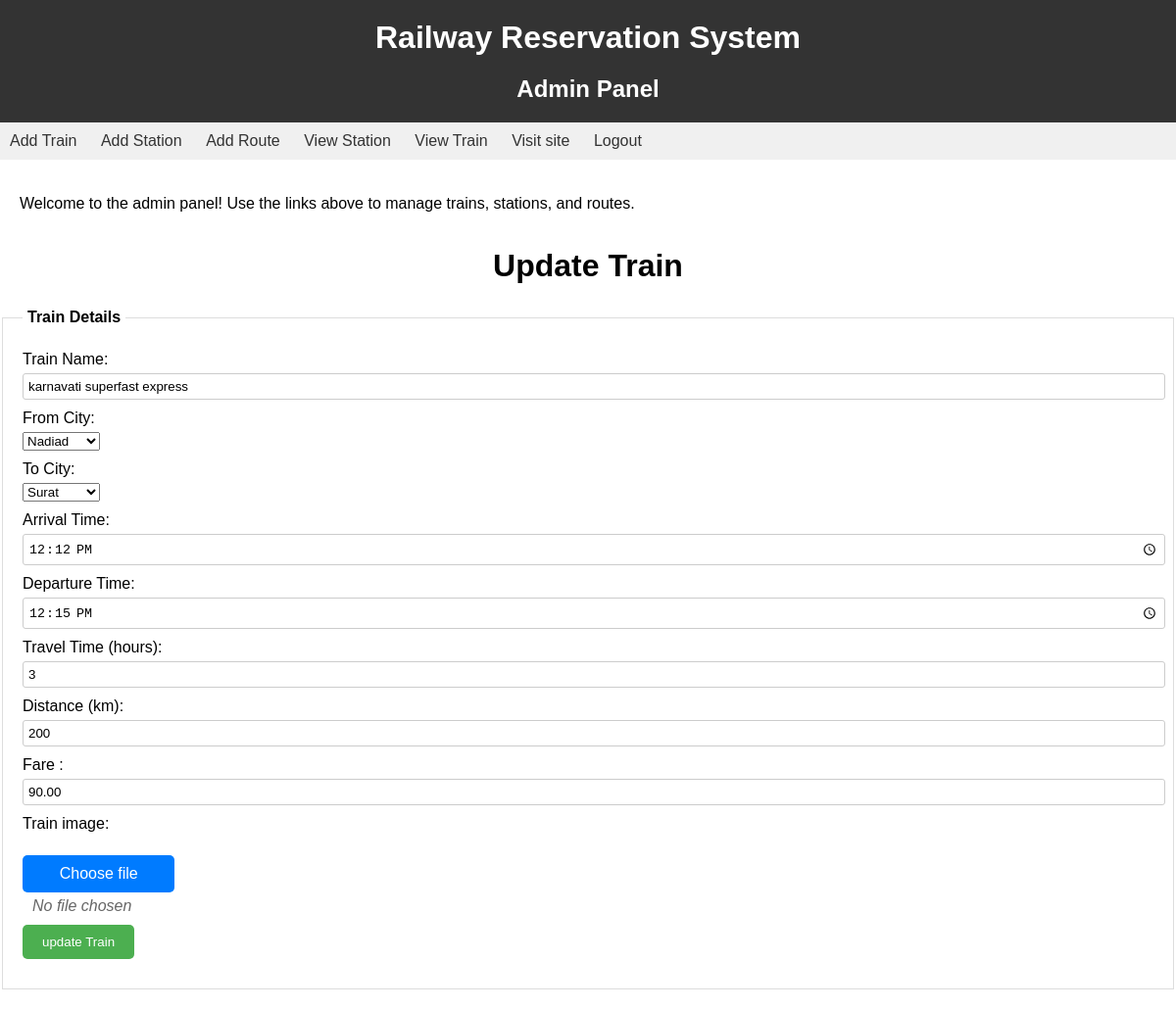
Screenshot of /update_train/karnavati superfast express with the database file from the repository.
### railway/models.py (models this page shows)
class Train(models.Model):
    trainname = models.CharField(max_length=30,null=True)
    from_station = models.ForeignKey(Station, on_delete=models.SET_NULL, related_name='from_city', null=True)
    to_station = models.ForeignKey(Station, on_delete=models.SET_NULL, related_name='to_city', null=True)
    departuretime=models.CharField(max_length=30,null=True)
    arrivaltime=models.CharField(max_length=30,null=True)
    traveltime=models.CharField(max_length=100,null=True)
    distance=models.IntegerField(null=True)
    stations = models.ManyToManyField(Station,through='Route')
    fare = models.DecimalField(max_digits=10, decimal_places = 2)
    train_image = models.ImageField(upload_to='train_images/', null=True, blank=True)

### railway/views.py (the view, shortened to what this page needs)
# urls.py: path('update_train/<str:trainname>',views.update_train,name="update_train"),
def update_train(request,trainname):
    train = Train.objects.get(trainname = trainname)
    stations = Station.objects.all()
    valid=False
    data = {"train":train,"stations":stations,"valid":valid}
    return render(request,"update_train.html",data)

### templates/update_train.html (shortened to what this page needs)
{% extends 'admin_nav.html' %}
{% load static %}
{% block design %}
<link rel="stylesheet" href="{% static 'css/add_train.css' %}">
{%endblock%}
{% block content %}
<h1>Update Train</h1>
<form method="post" enctype="multipart/form-data">
    <fieldset>
        <legend>Train Details</legend>
        <div class="form-group">
            <label for="trainname">Train Name:</label>
            <input type="text" id="trainname" name="trainname" value="{{train.trainname}}" required>
        </div>
        <div class="form-group">
            <label for="from_city">From City:</label>
            <select id="from_city" name="from_city" required>
                {% for station in stations %}
                {% if station.station_name == train.from_station.station_name %}
                <option value="{{ station.station_name }}" selected>{{ station.station_city }}</option>
                {% else %}
                <option value="{{ station.station_name }}">{{ station.station_city }}</option>
                {% endif %}
                {% endfor %}
            </select>
        </div>
        <div class="form-group">
            <label for="to_city">To City:</label>
            <select id="to_city" name="to_city" required>
                {% for station in stations %}
                {% if station.station_name == train.to_station.station_name %}
                <option value="{{ station.station_name }}" selected>{{ station.station_city }}</option>
                {% else %}
                <option value="{{ station.station_name }}">{{ station.station_city }}</option>
                {% endif %}
                {% endfor %}
            </select>
        </div>
        <div class="form-group">
            <label for="arrivaltime">Arrival Time:</label>
            <input type="time" id="arrivaltime" name="arrivaltime" value="{{ train.arrivaltime|default_if_none:'' }}"
                required>
        </div>
        <div class="form-group">
            <label for="departuretime">Departure Time:</label>
            <input type="time" id="departuretime" name="departuretime" value="{{ train.departuretime|default_if_none:'' }}" required>
        </div>
        <div class="form-group">
            <label for="traveltime">Travel Time (hours):</label>
            <input type="number" id="traveltime" name="traveltime" min="0" value="{{train.traveltime}}" required>
        </div>
        <div class="form-group">
            <label for="distance">Distance (km):</label>
            <input type="number" id="distance" name="distance" min="0" value="{{train.distance}}" required>
        </div>
        <div class="form-group">
            <label for="fare">Fare :</label>
            <input type="number" id="fare" name="fare" min="0" value="{{train.fare}}" required>
        </div>
        <label for="profilePhoto">Train image:</label>
        <br>
        <div class="file-input-container">
            <label for="profilePhoto" class="file-input-label">Choose file</label>
            <span id="fileName" class="file-name">No file chosen</span>
        </div>
        <div class="form-group">
            <button type="submit">update Train</button>
        </div>
    </fieldset>
</form>
{%endblock%}

### static/css/admin_nav.css (style rules this page uses)
body { font-family: sans-serif; margin: 0; padding: 0; }
h1, h2 { margin: 0; }

### static/css/add_train.css (style rules this page uses)
body { font-family: sans-serif; margin: 0; padding: 0; }
h1 { text-align: center; margin-bottom: 20px; }
fieldset { border: 1px solid #ddd; padding: 20px; margin-bottom: 20px; }
legend { font-weight: bold; padding: 5px; }
.form-group { margin-bottom: 10px; }
label { display: block; margin-bottom: 5px; }
input[type="text"], input[type="time"], input[type="number"], input[type="file"] { width: 100%; padding: 5px; border: 1px solid #ccc; border-radius: 3px; }
button[type="submit"] { background-color: #4CAF50; color: white; padding: 10px 20px; border: none; border-radius: 5px; cursor: pointer; }

### templates/update_train.html (style rules this page uses)
.file-input-container { position: relative; margin-bottom: 10px; }
.file-input-label { background-color: #007bff; color: #fff; border: none; border-radius: 5px; padding: 10px 20px; cursor: pointer; width: 10%; text-align: center; }
.file-name { margin-left: 10px; font-style: italic; color: #666; }

### rows the page displays
Train: trainname "karnavati superfast express", arrivaltime "12:12", departuretime "12:15", traveltime "3", distance "200", fare "90.00"

### other values shown
form field from_city "Nadiad"
form field to_city "Surat"
